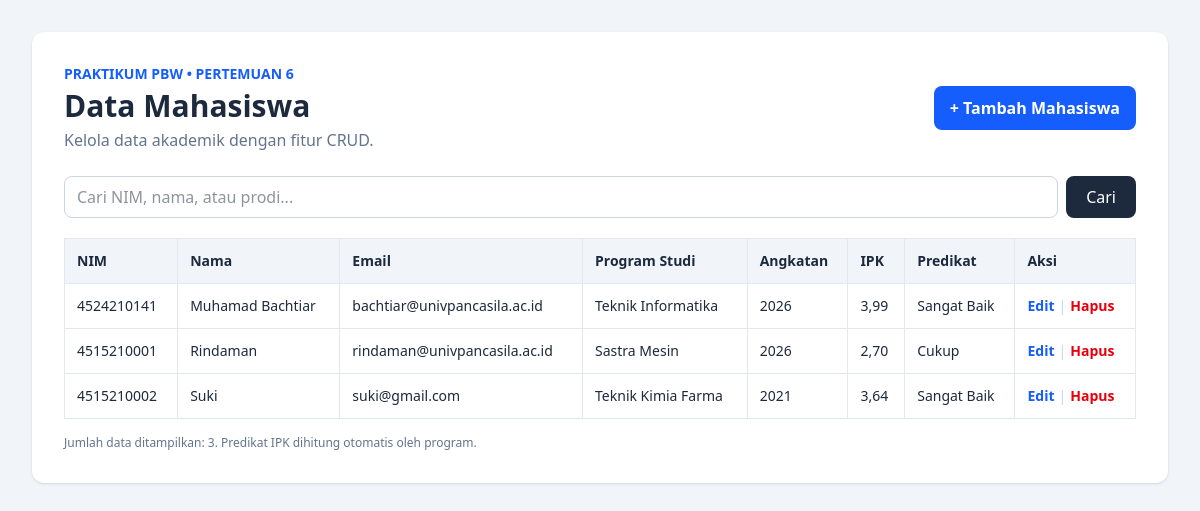
The app's page /pertemuan6/index.php with its own data.
### tables this page shows
CREATE TABLE `mahasiswa` (
  `id` bigint(20) UNSIGNED NOT NULL,
  `nim` varchar(15) NOT NULL,
  `nama` varchar(100) NOT NULL,
  `email` varchar(120) NOT NULL,
  `prodi` varchar(80) NOT NULL,
  `angkatan` year(4) NOT NULL,
  `ipk` decimal(3,2) DEFAULT 0.00
);

### pertemuan6/index.php (the view, shortened to what this page needs)
<?php
require_once 'koneksi.php';
$cari = trim($_GET['cari'] ?? '');
if ($cari !== '') {
    $kata = '%' . $cari . '%';
    $stmt = mysqli_prepare($koneksi, 'SELECT nim, nama, email, prodi, angkatan, ipk FROM mahasiswa WHERE nim LIKE ? OR nama LIKE ? OR prodi LIKE ? ORDER BY nama ASC');
    mysqli_stmt_bind_param($stmt, 'sss', $kata, $kata, $kata);
} else {
    $stmt = mysqli_prepare($koneksi, 'SELECT nim, nama, email, prodi, angkatan, ipk FROM mahasiswa ORDER BY nama ASC');
}
mysqli_stmt_execute($stmt);
$result = mysqli_stmt_get_result($stmt);
function e($value) { return htmlspecialchars((string)$value, ENT_QUOTES, 'UTF-8'); }
function predikat($ipk) {
    if ($ipk >= 3.50) return 'Sangat Baik';
    if ($ipk >= 2.00) return 'Cukup';
    return 'Perlu Evaluasi';
}
?>
<!DOCTYPE html>
<html lang="id">
<head>
<script src="https://cdn.jsdelivr.net/npm/@tailwindcss/browser@4"></script>
</head>
<body class="bg-slate-100 min-h-screen p-4 md:p-8 text-slate-800">
<main class="max-w-6xl mx-auto bg-white rounded-xl shadow-sm p-5 md:p-8">
  <div class="flex flex-col md:flex-row md:items-center md:justify-between gap-4 mb-6">
    <div><p class="text-sm font-semibold text-blue-600">PRAKTIKUM PBW • PERTEMUAN 6</p><h1 class="text-3xl font-bold mt-1">Data Mahasiswa</h1><p class="text-slate-500 mt-1">Kelola data akademik dengan fitur CRUD.</p></div>
    <a href="create.php" class="bg-blue-600 hover:bg-blue-700 text-white px-4 py-2.5 rounded-lg font-semibold text-center">+ Tambah Mahasiswa</a>
  </div>
  <form method="GET" class="flex flex-col sm:flex-row gap-2 mb-5">
    <input type="search" name="cari" value="<?= e($cari) ?>" placeholder="Cari NIM, nama, atau prodi..." class="w-full border border-slate-300 rounded-lg px-3 py-2 focus:outline-none focus:ring-2 focus:ring-blue-300">
    <button class="bg-slate-800 hover:bg-slate-700 text-white rounded-lg px-5 py-2">Cari</button>
  </form>
  <div class="overflow-x-auto">
  <table class="w-full text-sm border-collapse">
    <thead class="bg-slate-100 text-left"><tr>
      <th class="p-3 border border-slate-200">NIM</th><th class="p-3 border border-slate-200">Nama</th><th class="p-3 border border-slate-200">Email</th><th class="p-3 border border-slate-200">Program Studi</th><th class="p-3 border border-slate-200">Angkatan</th><th class="p-3 border border-slate-200">IPK</th><th class="p-3 border border-slate-200">Predikat</th><th class="p-3 border border-slate-200">Aksi</th>
    </tr></thead><tbody>
    <?php if (mysqli_num_rows($result) === 0): ?>
      <tr><td colspan="8" class="p-6 text-center text-slate-500 border border-slate-200">Data mahasiswa tidak ditemukan.</td></tr>
    <?php else: while ($data = mysqli_fetch_assoc($result)): ?>
      <tr class="hover:bg-blue-50">
        <td class="p-3 border border-slate-200 whitespace-nowrap"><?= e($data['nim']) ?></td><td class="p-3 border border-slate-200"><?= e($data['nama']) ?></td><td class="p-3 border border-slate-200"><?= e($data['email']) ?></td><td class="p-3 border border-slate-200"><?= e($data['prodi']) ?></td><td class="p-3 border border-slate-200"><?= e($data['angkatan']) ?></td><td class="p-3 border border-slate-200"><?= number_format((float)$data['ipk'], 2, ',', '.') ?></td><td class="p-3 border border-slate-200"><?= e(predikat((float)$data['ipk'])) ?></td>
        <td class="p-3 border border-slate-200 whitespace-nowrap"><a class="text-blue-600 font-semibold hover:underline" href="edit.php?nim=<?= urlencode($data['nim']) ?>">Edit</a><span class="text-slate-300 mx-1">|</span><form class="inline" action="delete.php" method="POST" onsubmit="return confirm('Yakin ingin menghapus data <?= e($data['nama']) ?>?')"><input type="hidden" name="nim" value="<?= e($data['nim']) ?>"><button class="text-red-600 font-semibold hover:underline">Hapus</button></form></td>
      </tr>
    <?php endwhile; endif; ?>
    </tbody>
  </table></div>
  <p class="text-xs text-slate-500 mt-4">Jumlah data ditampilkan: <?= mysqli_num_rows($result) ?>. Predikat IPK dihitung otomatis oleh program.</p>
</main></body></html>

### records on screen
mahasiswa: nim "4524210141", nama "Muhamad Bachtiar", email "bachtiar@univpancasila.ac.id", prodi "Teknik Informatika", angkatan "2026", ipk "3,99", ipk "Sangat Baik"
mahasiswa: nim "4515210001", nama "Rindaman", email "rindaman@univpancasila.ac.id", prodi "Sastra Mesin", angkatan "2026", ipk "2,70", ipk "Cukup"
mahasiswa: nim "4515210002", nama "Suki", email "suki@gmail.com", prodi "Teknik Kimia Farma", angkatan "2021", ipk "3,64", ipk "Sangat Baik"

### other values on screen
mysqli_num_rows($result) "3"
